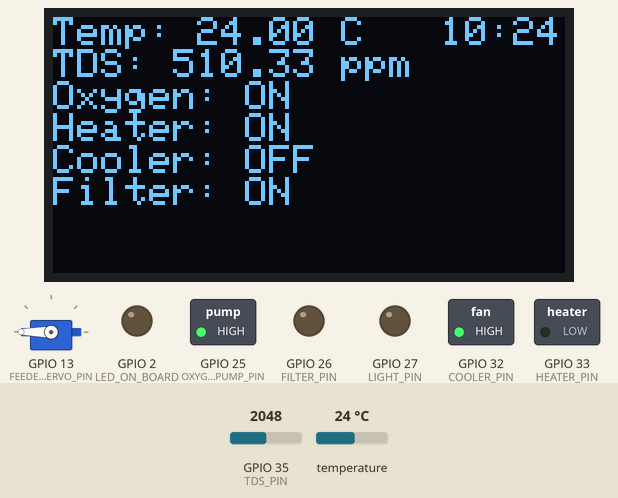
This sketch was run on a simulated ESP32. On the bench: 128×64 one-colour display, servo, switched loads named in the sketch (green lamp = pin HIGH), output pins drawn as LEDs (lit = HIGH). Inputs (shaded band) come from the test bench; at power-on: temperature 24 °C, GPIO 35 (TDS_PIN) = 2048 (analog values on the 0–4095 scale). WiFi joins after 1.5 s; servers stay silent unless stated; uploads are accepted with an empty reply; the local clock reads 2024-03-15 10:24:30 at power-on unless the sketch sets it; web services answer with replies made up by the test bench; what the sketch prints to the serial monitor is not drawn.

Above: at 3.7 s.
3.8 s: temperature set to 25.5 °C
At 6.2 s:
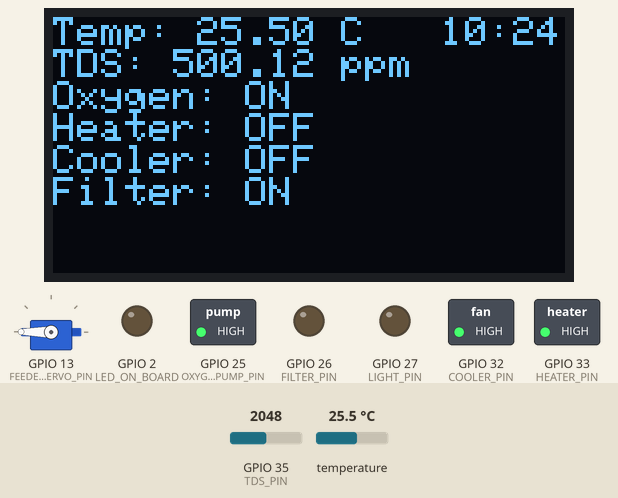
6.6 s: GPIO 35 (TDS_PIN) set to 677
At 7.4 s:
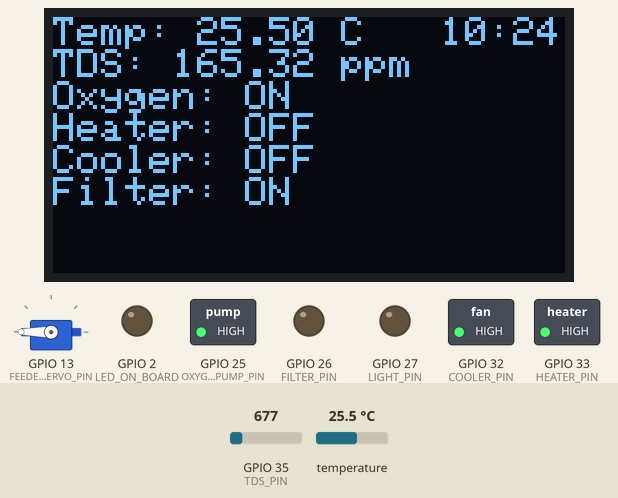
9.4 s: GPIO 35 (TDS_PIN) set to 559
At 12.0 s:
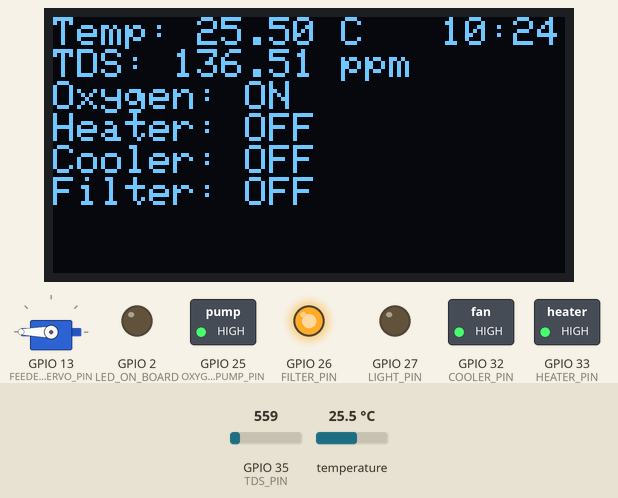
12.3 s: temperature set to 12 °C
At 13.5 s:
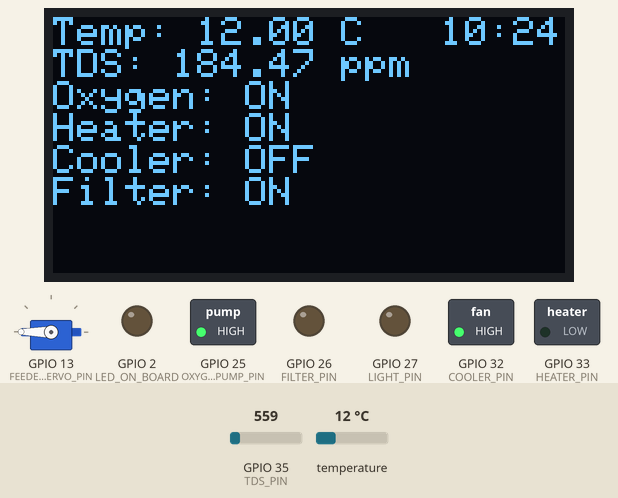
15.1 s: temperature set to 20.3 °C
At 18.4 s:
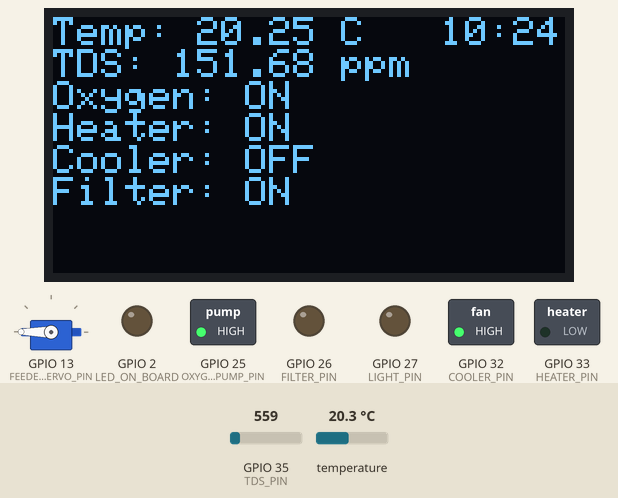
18.7 s: temperature set to 21.6 °C
At 61.5 s:
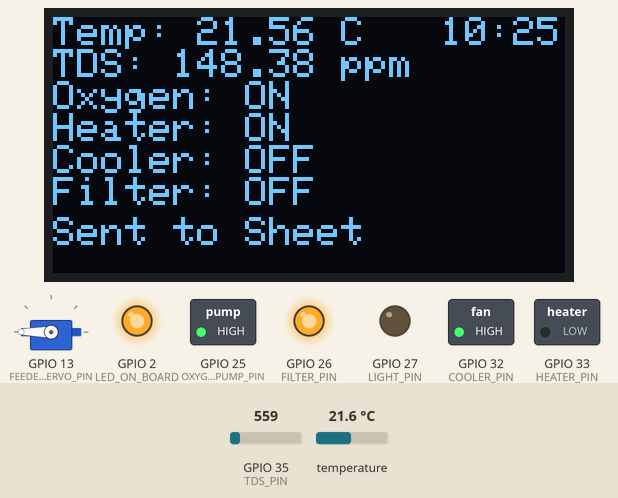
Timing chart, 0 to 62.2 s (numbered marks = the images above; inputs shaded):
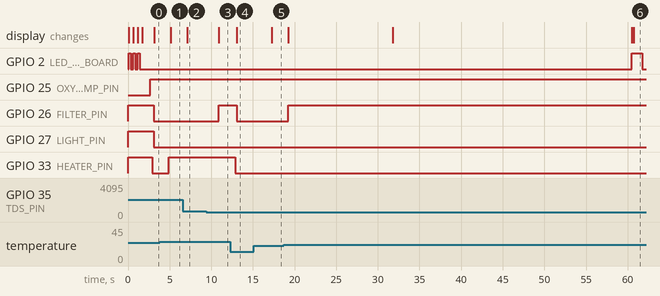

The sketch:

IOT_I2C.ino
```cpp
#include <Wire.h>
#include <DS1302.h>
#include <OneWire.h>
#include <DallasTemperature.h>
#include <HTTPClient.h>
#include <Adafruit_GFX.h>
#include <Adafruit_SSD1306.h>
#include <ESP32Servo.h>
#include <WiFi.h>
#include <time.h>

#define ONE_WIRE_BUS 14 // DS18B20
#define TDS_PIN 35 // TDS

#define FEEDER_SERVO_PIN 13 // Servo

#define LED_ON_BOARD 2

#define OXYGEN_PUMP_PIN 25
#define FILTER_PIN 26
#define HEATER_PIN 33
#define COOLER_PIN 32

#define LIGHT_PIN 27

#define RST_RTC 23
#define DAT_RTC 22
#define CLK_RTC 21

#define OLED_SDA 16
#define OLED_SCL 17

#define SCREEN_WIDTH 128
#define SCREEN_HEIGHT 64
#define OLED_RESET -1

#define VREF 3.3   // ค่าแรงดันอ้างอิงของ ESP32
#define ADC_RESOLUTION 4095 // ความละเอียดของ ADC (12-bit)


float TDS_MAX = 150.0;
float TEMP_MIN = 25.0;
float TEMP_MAX = 30.0;
const float HYSTERESIS = 0.3;

const char* ssid = "กระจายบุญ";
const char* password = "25222524";

const char* ntpServer = "pool.ntp.org";
const long gmtOffset_sec = 25200; // GMT+7
const int daylightOffset_sec = 0;

const char* googleScriptURL = "https://script.google.com/macros/s/AKfycbxJml6kIWjmjraKd3SkN68tFN-4r4lITzbSk5Nua2th0zKBcdPc3aa3GVl73-hY0klf/exec";

// DS18B20
OneWire oneWire(ONE_WIRE_BUS);
DallasTemperature sensors(&oneWire);

//OLED
Adafruit_SSD1306 display(SCREEN_WIDTH, SCREEN_HEIGHT, &Wire, OLED_RESET);

// Servo for feeding
Servo feederServo;

bool foodGiven = false;
bool oxygenOffMessage = false;
bool oxygenOnMessage = false;

// RTC Module
DS1302 rtc(RST_RTC, DAT_RTC, CLK_RTC);
Time t;

unsigned long previousMillis = 0;
const unsigned long interval = 60000;

// ข้อมูล Telegram
String botToken = "7290873016:AAHMe_2TrILCar166zWO9s4jJsuo9JZ8tzg";  // ใส่โทเคนที่ได้จาก BotFather
String chatID = "7969041356";      // ใส่ Chat ID ของคุณ

float lastTemp = 0.00;
float lastTDS = 0.00;

void setup() {
  Serial.begin(115200);
  Wire.begin(OLED_SDA, OLED_SCL);

  // Initialize OLED
  display.begin(SSD1306_SWITCHCAPVCC, 0x3C);
  display.clearDisplay();
  display.setTextSize(1);
  display.setTextColor(SSD1306_WHITE);

  display.setCursor(0, 0);
  display.println("Initializing...");
  display.display();

  // Output Pin Modes
  pinMode(OXYGEN_PUMP_PIN, OUTPUT);
  pinMode(HEATER_PIN, OUTPUT);
  pinMode(COOLER_PIN, OUTPUT);
  pinMode(FILTER_PIN, OUTPUT);

  pinMode(LIGHT_PIN, OUTPUT);
  pinMode(LED_ON_BOARD, OUTPUT);

  digitalWrite(LIGHT_PIN, HIGH);

  digitalWrite(OXYGEN_PUMP_PIN, LOW);
  digitalWrite(HEATER_PIN, HIGH);
  digitalWrite(COOLER_PIN, HIGH);
  digitalWrite(FILTER_PIN, HIGH);

  // RTC Initialization
  rtc.halt(false);
  rtc.writeProtect(false);

  connectWiFi();

  setTime();
  // Sensors Initialization
  sensors.begin();

  // Servo Initialization
  feederServo.attach(FEEDER_SERVO_PIN);
  feederServo.write(180);
  analogReadResolution(12);

  display.clearDisplay();
  sendMessage("เริ่มต้นเปิดเครื่องแล้ว");
}

void loop() {
  // Get current time from RTC
  digitalWrite(LED_ON_BOARD, LOW);
  t = rtc.getTime();
  int currentHour = t.hour;
  int currentMinute = t.min;
  char currentTime[6];
  sprintf(currentTime, "%02d:%02d", currentHour, currentMinute);

  float temperature = readTemperature();
  float tdsValue = readTDS(temperature);
  char tempMessageChar[50];
  snprintf(tempMessageChar, sizeof(tempMessageChar), "อุณหภูมิ %.2f องศา", temperature);
  String tempMessage = String(tempMessageChar);

  char tdsMessageChar[50];
  snprintf(tdsMessageChar, sizeof(tdsMessageChar), "TDS: %.2f PPM", tdsValue);
  String tdsMessage = String(tdsMessageChar);
  // Define states
  bool oxygenPumpState = true;
  bool heaterState = false;
  bool coolerState = false;
  bool filterState = false;


  // Feeding Control
  if ((currentHour == 6 || currentHour == 18) && !foodGiven) {
    sendMessage("ให้อาหารเรียบร้อยแล้ว");
    feed();
    foodGiven = true;
  }
  if (currentHour != 18) {
    foodGiven = false;
  }

  // Oxygen Pump Control
  if (currentHour == 6 && currentMinute < 5) {
    if(!oxygenOffMessage){
      sendMessage("ปิดปั๊มก่อน พักปั๊ม 5 นาที");
      oxygenOffMessage = true;
      oxygenOnMessage = false;
    }
    digitalWrite(OXYGEN_PUMP_PIN, LOW);
    oxygenPumpState = false; // ปิดปั๊มออกซิเจน
  } else {
    if(!oxygenOnMessage && oxygenOffMessage){
      sendMessage("เปิดปั๊มแล้วนะ");
      oxygenOnMessage = true;
    }
    if(oxygenOffMessage){
      oxygenOffMessage = false;
    }

    digitalWrite(OXYGEN_PUMP_PIN, HIGH);
    oxygenPumpState = true; // เปิดปั๊มออกซิเจน
  }

  // Heater Control
  if (temperature <= TEMP_MIN ) {
    if (lastTemp + HYSTERESIS > temperature && lastTemp - HYSTERESIS > temperature){
      if(temperature != -99){
        sendMessage(tempMessage + " น้ำเย็นเกินไปแล้ว เปิดเครื่องทำความร้อนเลย");
      }
      else if (temperature == -99){
        sendMessage(tempMessage + " ไม่ได้เชื่อมต่อเซนเซอร์อุณหภูมินะ");
      }
    }
    else if (lastTemp + HYSTERESIS < temperature && lastTemp - HYSTERESIS < temperature){
      sendMessage(tempMessage + " น้ำเริ่มอุ่นขึ้นมาแล้ว");
    }

    if(temperature != -99){
      digitalWrite(HEATER_PIN, LOW);
      heaterState = true;
    }
    else if (temperature == -99){
      digitalWrite(HEATER_PIN, HIGH);
      digitalWrite(COOLER_PIN, HIGH);
      heaterState = false;
      coolerState = false;
    }

  }
  else if (temperature >= TEMP_MAX){
    if (lastTemp + HYSTERESIS < temperature && lastTemp - HYSTERESIS < temperature){
      sendMessage(tempMessage + " น้ำร้อนเกินไปแล้ว ระบายความร้อนออกหน่อยดีกว่า");
    }
    else if (lastTemp + HYSTERESIS > temperature && lastTemp - HYSTERESIS > temperature){
      sendMessage(tempMessage + " น้ำเริ่มเย็นขึ้นมาแล้ว");
    }
    digitalWrite(COOLER_PIN, LOW);
    coolerState = true;
  }
  else{
    digitalWrite(HEATER_PIN, HIGH);
    digitalWrite(COOLER_PIN, HIGH);
    heaterState = false;
    coolerState = false;
  }
  lastTemp = temperature; // อัพเดตค่าอุณหภูมิก่อนหน้า

  if (tdsValue >= TDS_MAX) {
    if (lastTDS + 30 < tdsValue && lastTDS - 30 < tdsValue){
      sendMessage(tdsMessage + " น้ำขุ่นเกินละ เปิดเครื่องกรองนะ");
    }
    else if (lastTDS + 30 > tdsValue && lastTDS - 30 > tdsValue){
      sendMessage(tdsMessage + " น้ำเริ่มใสขึ้นมาแล้ว");
    }
    digitalWrite(FILTER_PIN, LOW);
    filterState = true;
  }
  else{
    digitalWrite(FILTER_PIN, HIGH);
    filterState = false;
  }

  if (currentHour >= 6 && currentHour <= 18){
    digitalWrite(LIGHT_PIN, LOW);
  }
  else{
    digitalWrite(LIGHT_PIN, HIGH);
  }

  // Display data on OLED
  display.clearDisplay();
  display.setCursor(97, 0);
  display.printf(currentTime);
  display.setCursor(0, 0);
  display.printf("Temp: %.2f C\n", temperature);
  display.printf("TDS: %.2f ppm\n", tdsValue);

  display.printf("Oxygen: %s\n", oxygenPumpState ? "ON" : "OFF");
  display.printf("Heater: %s\n", heaterState ? "ON" : "OFF");
  display.printf("Cooler: %s\n", coolerState ? "ON" : "OFF");
  display.printf("Filter: %s\n", filterState ? "ON" : "OFF");

  display.display();
  //digitalWrite(LED_ON_BOARD, LOW);
  unsigned long currentMillis = millis();
  if (currentMillis - previousMillis >= interval) {
    previousMillis = currentMillis;
    digitalWrite(LED_ON_BOARD, HIGH);
    checkWifi();
    display.fillRect(0, 50, SCREEN_WIDTH, 64, BLACK);
    sendDataToGoogleSheets(currentTime, temperature, tdsValue, oxygenPumpState, heaterState, coolerState, filterState);
  }


  delay(1000);
}


float readTemperature() {
  sensors.requestTemperatures();
  float temperature = sensors.getTempCByIndex(0);
  if (temperature == DEVICE_DISCONNECTED_C) {
    Serial.println("ไม่สามารถอ่านอุณหภูมิได้");
    return -99.0; // ใช้ค่าเริ่มต้นเมื่ออ่านไม่ได้
  }
  return temperature;
}

float readTDS(int temperature) {
  int analogValue = analogRead(TDS_PIN); // อ่านค่าจาก TDS Sensor
  float voltage = analogValue * VREF / ADC_RESOLUTION; // แปลงค่า ADC เป็นแรงดันไฟฟ้า
  float tdsValue = (voltage / VREF) * 1000; // แปลงแรงดันไฟฟ้าเป็นค่า TDS (mg/L หรือ ppm)

  if (temperature < 0) {
    temperature = 25;
  }
  // การชดเชยอุณหภูมิ (Temperature Compensation)
  tdsValue = tdsValue / (1.0 + 0.02 * (temperature - 25.0));
  return tdsValue;
}

void setTime(){
  // Sync RTC with NTP
  configTime(gmtOffset_sec, daylightOffset_sec, ntpServer);
  struct tm timeinfo;
  if (getLocalTime(&timeinfo)) {
    rtc.setTime(
      timeinfo.tm_hour,
      timeinfo.tm_min,
      timeinfo.tm_sec
    );
    Serial.println("RTC time updated from NTP!");
    display.setCursor(0, 50);
    display.println("Time Update!");
    display.display();
  } else {
    Serial.println("Failed to get time from NTP");
  }
}

void checkWifi(){
  if (WiFi.status() != WL_CONNECTED) {
    WiFi.begin(ssid, password);
    display.setCursor(0, 50);
    display.println("Connecting to Wi-Fi..");
    display.display();

  }
  else if (WiFi.status() == WL_CONNECTED){
    setTime();
  }
}

void connectWiFi() {
  display.clearDisplay();
  display.setCursor(0, 0);
  display.println("Connecting to Wi-Fi...");
  display.display();
  WiFi.mode(WIFI_STA);
  WiFi.begin(ssid, password);
  int attempts = 0;

  while (WiFi.status() != WL_CONNECTED && attempts < 20) {
    WiFi.begin(ssid, password);
    digitalWrite(LED_ON_BOARD, HIGH);
    delay(250);
    digitalWrite(LED_ON_BOARD, LOW);
    delay(250);
    Serial.print(".");

    // แสดงความคืบหน้า
    display.fillRect(0, 10, SCREEN_WIDTH, 10, BLACK);
    display.setCursor(0, 10);
    display.printf("Attempt %d/20", attempts + 1);
    display.display();

    attempts++;

  }

  if (WiFi.status() == WL_CONNECTED) {
    Serial.println("\nWi-Fi connected!");
    display.clearDisplay();
    display.setCursor(0, 0);
    display.println("Wi-Fi connected!");
    display.display();
  } else {
    Serial.println("\nFailed to connect.");
    display.clearDisplay();
    display.setCursor(0, 0);
    display.println("Failed to connect.");
    //display.println("Restarting...");
    display.display();
    delay(1000); // แสดงข้อความสักครู่ก่อนรีบูต
    //ESP.restart(); // รีบูตบอร์ด
  }
}

// ให้อาหาร
void feed() {
  feederServo.write(70);
  delay(400);
  feederServo.write(180);
}

// ส่งข้อมูลไปยัง Google Sheets
void sendDataToGoogleSheets(String time, float temperature, float tds, bool oxygenPumpState, bool heaterState, bool coolerState, bool filterState) {
  if (WiFi.status() == WL_CONNECTED) {
    HTTPClient http;

    // Prepare JSON payload
    String jsonPayload = "{\"time\":\"" + time +
                         "\",\"temperature\":" + String(temperature) +
                         ",\"tds\":" + String(tds) +
                         ",\"oxygenPumpState\":" + (oxygenPumpState ? "true" : "false") +
                         ",\"heaterState\":" + (heaterState ? "true" : "false") +
                         ",\"coolerState\":" + (coolerState ? "true" : "false") +
                         ",\"filterState\":" + (filterState ? "true" : "false") + "}";

    http.begin(googleScriptURL);
    http.addHeader("Content-Type", "application/json");

    int httpResponseCode = http.POST(jsonPayload);

    if (httpResponseCode > 0) {
      Serial.println("Data sent successfully to Google Sheets.");
      Serial.println(http.getString());
    } else {
      Serial.print("Error sending data: ");
      Serial.println(httpResponseCode);
    }

    display.setCursor(0, 50);
    display.println("Sent to Sheet");
    display.display();

    http.end();
  } else {
    Serial.println("Wi-Fi not connected. Unable to send data.");
  }
}


void sendMessage(String message) {
  if(WiFi.status() == WL_CONNECTED) {
    HTTPClient http;
    String url = "https://api.telegram.org/bot" + botToken + "/sendMessage?chat_id=" + chatID + "&text=" + message;
    http.begin(url);
    int httpResponseCode = http.GET();

    if(httpResponseCode > 0) {
      Serial.println("ส่งข้อความสำเร็จ: " + String(httpResponseCode));
    } else {
      Serial.println("ไม่สามารถส่งข้อความได้, รหัสข้อผิดพลาด: " + String(httpResponseCode));
    }
    http.end();
  } else {
    Serial.println("ไม่ได้เชื่อมต่อ Wi-Fi");
  }
}
```

Measured:
- the behaviour switches between 25 and 25.1 °C on temperature (found by bisection; images 0 and 1)
- the behaviour switches between 615 and 614 on GPIO 35 (TDS_PIN) (found by bisection; images 2 and 3)
- the behaviour switches between 20.9 and 21 °C on temperature (found by bisection; images 5 and 6)
- after the input at 3.8 s, GPIO 33 (HEATER_PIN): LOW → HIGH after 1.1 s; the display: changes after 1.3 s (image 1)
- after the input at 6.6 s, the display: changes after 0.51 s (image 2)
- after the input at 9.4 s, GPIO 26 (FILTER_PIN): LOW → HIGH after 1.5 s; the display: changes after 1.5 s (image 3)
- after the input at 12.3 s, GPIO 26 (FILTER_PIN): HIGH → LOW after 0.76 s; GPIO 33 (HEATER_PIN): HIGH → LOW after 0.56 s; the display: changes after 0.79 s (image 4)
- after the input at 15.1 s, the display: changes after 2.2 s (image 5)
- after the input at 18.7 s, GPIO 2 (LED_ON_BOARD): LOW → HIGH after 41.8 s instead of 42.4 s; GPIO 26 (FILTER_PIN): LOW → HIGH after 0.54 s
